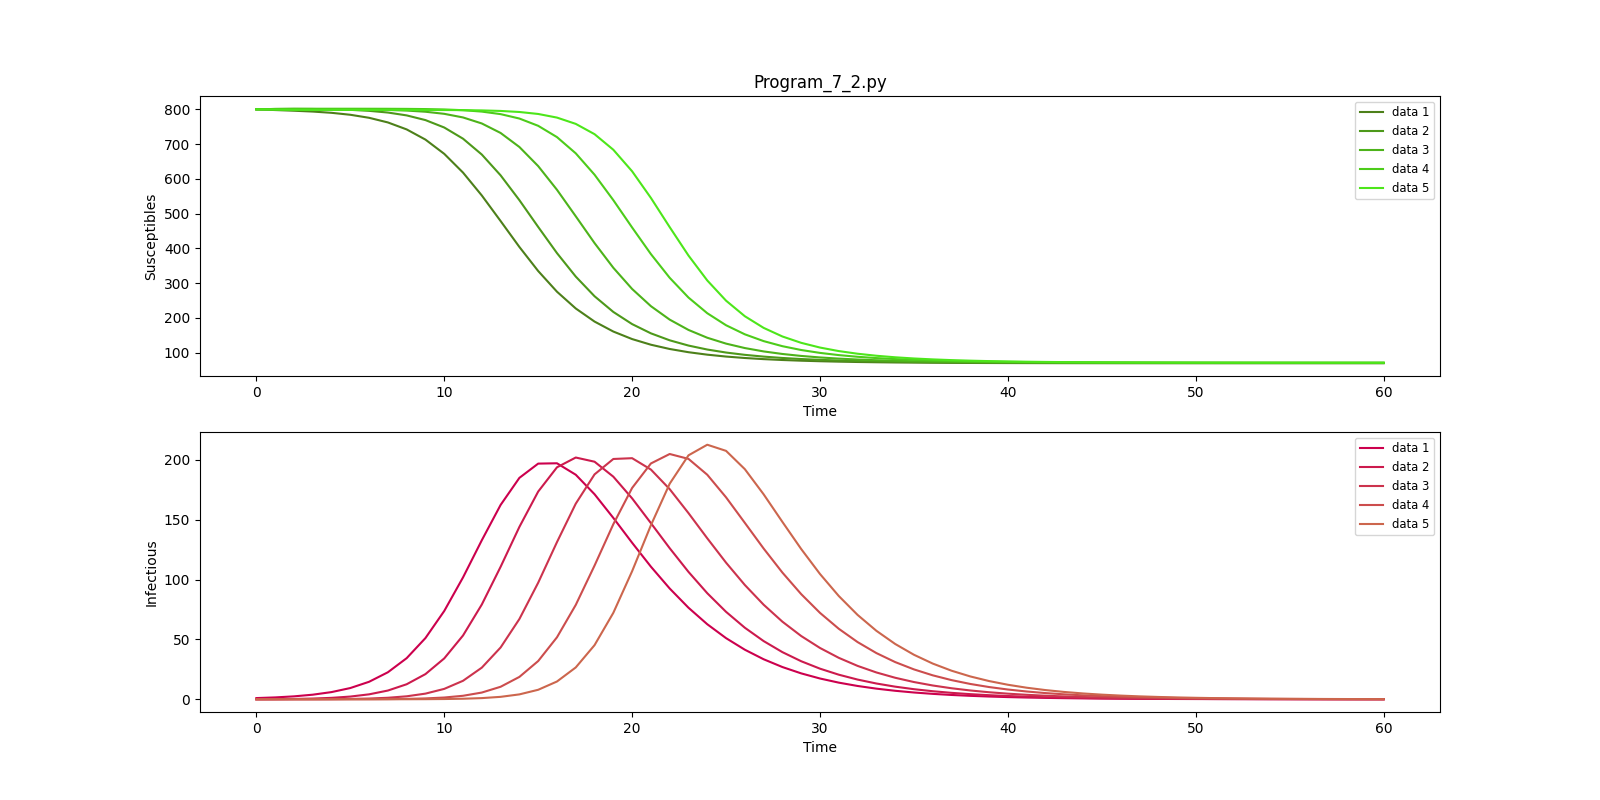

Write Python code to recreate this figure.
#!/usr/bin/env python3

####################################################################
###    This is the PYTHON version of program 7.2 from page 242 of  #
### "Modeling Infectious Disease in humans and animals"            #
### by Keeling & Rohani.										   #
###																   #
### It is the SIR epidemic in a metapopulationFor simplicity births#
### and deaths have been ignored, and we work with numbers of      #
### individuals.                                                   #
### Y[i][j] refers to infected individual who are currently in i   #
### but live in j..                                                #
####################################################################

###################################
### Written by Ilias Soumpasis    #
### [email redacted]	  #
###################################

# Environment Preparation
import scipy.integrate as spi
import numpy as np
import pylab as pl
from matplotlib.font_manager import FontProperties as fmp

# Parameters
n=5
beta=1.0*np.ones(n);
gamma=0.3*np.ones(n);
N0=np.zeros(n*n);
X0=np.zeros(n*n);
for i in np.arange(0,n*n,n+1):
	N0[i]=1000.0
	X0[i]=800.0

Y0=np.zeros(n*n); Y0[0]=1.0;
ND=MaxTime=60.
TS=1.0

l=np.zeros((n,n));r=np.zeros((n,n))
for i in range(n):
	for j in range(n):
		if abs(i-j)==1:
			l[i][j]=0.1
r=2*np.ones((n,n)); r=r-np.diag(np.diag(r));

INPUT0=np.hstack((X0,Y0,N0))
INPUT = np.zeros((3*n*n))
for i in range(n*n):
	INPUT[3*i]=INPUT0[i]
	INPUT[1+3*i]=INPUT0[n*n+i]
	INPUT[2+3*i]=INPUT0[2*n*n+i]

# Model Definition
def diff_eqs(INP,t):
	'''The main set of equations'''
	Y=np.zeros((3*n*n))
	V = INP
	sumY=np.zeros(n)
	sumN=np.zeros(n)

	## Calculate number currently in Subpopulation i
	for i in range(n):
		sumY[i]=0.0;sumN[i]=0.0
		for j in range(n):
			k=3*(j+i*n);
			sumN[i]+=V[2+k];
			sumY[i]+=V[1+k];

	## Set all rates to zeros
	for i in range(n):
		for j in range(n):
			k=3*(j+i*n);
			Y[k]=0; Y[1+k]=0; Y[2+k]=0

	for i in range(n):
		for j in range(n):
			## Calculate the rates
			k = 3 * (j+i*n)
			K = 3 * (i+j*n)
			h = 3 * (i+i*n)
			H = 3 * (j+j*n)

			Y[k] -= (beta[i]*V[k]*(sumY[i]/sumN[i]))
			Y[k+1] += (beta[i]*V[k]*(sumY[i]/sumN[i]))
			Y[k+1] -= (gamma[i]*V[k+1])

			## Movement
			Y[h] += r[j][i]*V[K]
			Y[h] -= l[j][i]*V[h]

			Y[h+1] += r[j][i]*V[K+1]
			Y[h+1] -= l[j][i]*V[h+1]

			Y[h+2] += r[j][i]*V[K+2]
			Y[h+2] -= l[j][i]*V[h+2]

			Y[k] += l[i][j]*V[H]
			Y[k] -= r[i][j]*V[k]

			Y[1+k] += l[i][j]*V[1+H]
			Y[1+k] -= r[i][j]*V[1+k]

			Y[2+k] += l[i][j]*V[2+H]
			Y[2+k] -= r[i][j]*V[2+k]
	return Y   # For odeint

# Model Run
t_start = 0.0; t_end = ND; t_inc = TS
t_range = np.arange(t_start, t_end+t_inc, t_inc)
t_course = spi.odeint(diff_eqs,INPUT,t_range)
tc = t_course

### Plotting
pl.figure(figsize=(16, 8))
totalS=np.zeros((len(tc),5))
totalI=np.zeros((len(tc),5))

for i in range(n):
	for j in range(n):
		k=3*(j+i*n);
		totalS[:,i]+=tc[:,k]
		totalI[:,i]+=tc[:,k+1]


#print len(totalS)
pl.subplot(211)
for i in range(5):
	pl.plot(t_range,totalS[:,i], label=('data %s' %(i+1)), color=(0.3,i/10.+0.5,0.1))
pl.xlabel('Time')
pl.ylabel('Susceptibles')
pl.legend(loc=1,prop = fmp(size='smaller'))
pl.title("Program_7_2.py")
pl.subplot(212)
for i in range(5):
	pl.plot(t_range,totalI[:,i], label=('data %s' %(i+1)), color=(0.8,i/10.+0.,0.3))
pl.xlabel('Time')
pl.ylabel('Infectious')
pl.legend(loc=1,prop = fmp(size='smaller'))
pl.savefig("Program_7_2.png")
pl.show()
